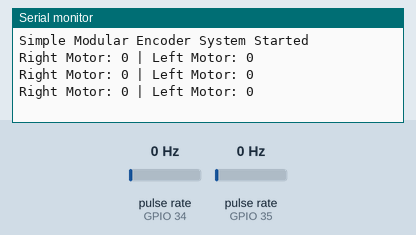
A sketch run on a simulated ESP32. On the bench: the last lines printed to the serial monitor. Wiring (inferred from the names in the program): 2 × pulse sensor: data GPIO 34 / data GPIO 35. The test bench sets the inputs (shaded band); at power-on: pulse rate (sensors on GPIO 34, GPIO 35) 0 Hz.

Above: at 1.2 s.
1.3 s: pulse rate (sensor on GPIO 34) set to 4 Hz
At 1.9 s:
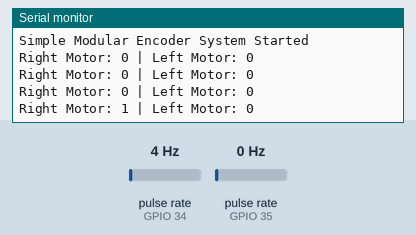
2.8 s: pulse rate (sensor on GPIO 35) set to 4 Hz
At 3.4 s:
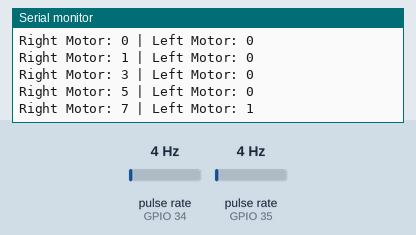
4.3 s: pulse rate (sensor on GPIO 34) set to 50 Hz
At 4.9 s:
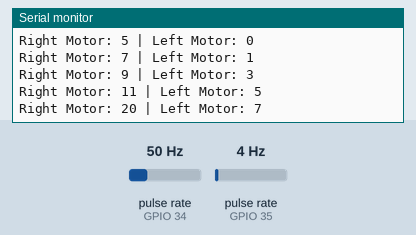
5.8 s: pulse rate (sensor on GPIO 35) set to 50 Hz
At 6.4 s:
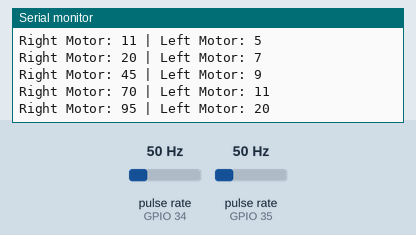
Timing chart, 0 to 8.3 s (numbered marks = the images above; inputs shaded):
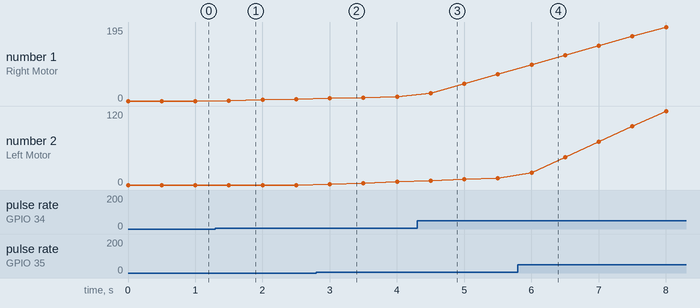

Measured:
- after the input at 1.3 s, the serial monitor: prints a new line after 0.20 s (image 1)
- after the input at 2.8 s, the serial monitor: prints a new line after 0.20 s (image 2)
- after the input at 4.3 s, the serial monitor: prints a new line after 0.20 s (image 3)
- after the input at 5.8 s, the serial monitor: prints a new line after 0.20 s (image 4)
- plotted number 1: 0 → 5 after the input at 1.3 s, 11 → 70 after the input at 4.3 s

The sketch:

esp32_interupt_encoder.ino
```cpp
#include "Encoder.h"

void setup() {
    Serial.begin(115200);

    encoder_init();

    Serial.println("Simple Modular Encoder System Started");
}

void loop() {
    int32_t right = getRightTicks();
    int32_t left  = getLeftTicks();

    Serial.print("Right Motor: ");
    Serial.print(right);
    Serial.print(" | Left Motor: ");
    Serial.println(left);

    delay(500);
}
```

Encoder.cpp
```cpp
#include "Encoder.h"

// ==========================
// Global Variables (ISR shared)
// ==========================

volatile int32_t rightTicks = 0;   // Right Motor Tick Counter
volatile int32_t leftTicks  = 0;   // Left Motor Tick Counter

// ==========================
// Interrupt Service Routines
// ==========================

// GPIO34 → Right Motor Encoder
void IRAM_ATTR rightEncoderISR() {
    rightTicks++;
}

// GPIO35 → Left Motor Encoder
void IRAM_ATTR leftEncoderISR() {
    leftTicks++;
}

// ==========================
// Initialization Function
// ==========================

void encoder_init() {

    // Configure pins as input
    pinMode(RIGHT_ENCODER_PIN, INPUT);  // GPIO34 – Input only
    pinMode(LEFT_ENCODER_PIN, INPUT);   // GPIO35 – Input only

    // Attach interrupts
    attachInterrupt(digitalPinToInterrupt(RIGHT_ENCODER_PIN), rightEncoderISR, RISING);
    attachInterrupt(digitalPinToInterrupt(LEFT_ENCODER_PIN), leftEncoderISR, RISING);
}

// ==========================
// Getter Functions
// ==========================

int32_t getRightTicks() {
    noInterrupts();
    int32_t temp = rightTicks;
    interrupts();
    return temp;
}

int32_t getLeftTicks() {
    noInterrupts();
    int32_t temp = leftTicks;
    interrupts();
    return temp;
}

// ==========================
// Reset Functions
// ==========================

void resetRightTicks() {
    noInterrupts();
    rightTicks = 0;
    interrupts();
}

void resetLeftTicks() {
    noInterrupts();
    leftTicks = 0;
    interrupts();
}
```

Encoder.h
```cpp
#ifndef ENCODER_H
#define ENCODER_H

#include <Arduino.h>

// ==========================
// Pin Definitions
// ==========================
// GPIO34 → Right Motor Encoder
// GPIO35 → Left Motor Encoder

#define RIGHT_ENCODER_PIN 34   // GPIO34 – Right Motor Encoder Input
#define LEFT_ENCODER_PIN  35   // GPIO35 – Left Motor Encoder Input

// ==========================
// Function Prototypes
// ==========================

// Initialization
void encoder_init();

// Get ticks
int32_t getRightTicks();
int32_t getLeftTicks();

// Reset ticks
void resetRightTicks();
void resetLeftTicks();

#endif
```
